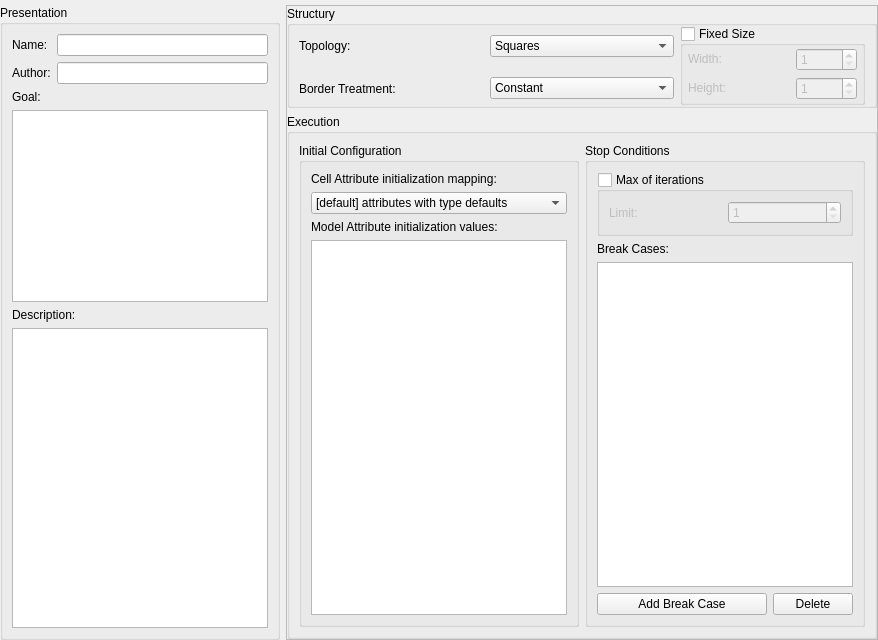
      <widget class="QWidget" name="tab_global_properties">
       <attribute name="title">
        <string>Model Properties</string>
       </attribute>
       <attribute name="toolTip">
        <string>&lt;html&gt;&lt;head/&gt;&lt;body&gt;&lt;p&gt;Defines the properties of the Cellular Automata model, such as: border treatment, initial configuration and stop conditions&lt;/p&gt;&lt;/body&gt;&lt;/html&gt;</string>
       </attribute>
       <layout class="QHBoxLayout" name="horizontalLayout_2">
        <property name="leftMargin">
         <number>0</number>
        </property>
        <property name="topMargin">
         <number>5</number>
        </property>
        <property name="rightMargin">
         <number>0</number>
        </property>
        <property name="bottomMargin">
         <number>0</number>
        </property>
        <item>
         <widget class="QGroupBox" name="gb_presentation">
          <property name="sizePolicy">
           <sizepolicy hsizetype="Preferred" vsizetype="Preferred">
            <horstretch>0</horstretch>
            <verstretch>0</verstretch>
           </sizepolicy>
          </property>
          <property name="minimumSize">
           <size>
            <width>280</width>
            <height>0</height>
           </size>
          </property>
          <property name="maximumSize">
           <size>
            <width>400</width>
            <height>16777215</height>
           </size>
          </property>
          <property name="title">
           <string>Presentation</string>
          </property>
          <property name="flat">
           <bool>false</bool>
          </property>
          <layout class="QGridLayout" name="gridLayout_31">
           <item row="0" column="0">
            <widget class="QLabel" name="lbl_model_name">
             <property name="text">
              <string>Name:</string>
             </property>
            </widget>
           </item>
           <item row="0" column="1">
            <widget class="QLineEdit" name="txt_model_name">
             <property name="text">
              <string/>
             </property>
            </widget>
           </item>
           <item row="1" column="0">
            <widget class="QLabel" name="lbl_model_author">
             <property name="text">
              <string>Author:</string>
             </property>
            </widget>
           </item>
           <item row="1" column="1">
            <widget class="QLineEdit" name="txt_author">
             <property name="text">
              <string/>
             </property>
            </widget>
           </item>
           <item row="2" column="0">
            <widget class="QLabel" name="lbl_model_goal">
             <property name="text">
              <string>Goal:</string>
             </property>
            </widget>
           </item>
           <item row="3" column="0" colspan="2">
            <widget class="QPlainTextEdit" name="txt_goal">
             <property name="plainText">
              <string/>
             </property>
            </widget>
           </item>
           <item row="4" column="0" colspan="2">
            <widget class="QLabel" name="lbl_model_description">
             <property name="text">
              <string>Description:</string>
             </property>
            </widget>
           </item>
           <item row="5" column="0" colspan="2">
            <widget class="QPlainTextEdit" name="txt_model_description">
             <property name="minimumSize">
              <size>
               <width>0</width>
               <height>300</height>
              </size>
             </property>
             <property name="plainText">
              <string/>
             </property>
            </widget>
           </item>
          </layout>
         </widget>
        </item>
        <item>
         <widget class="QFrame" name="fr_structury_execution">
          <property name="minimumSize">
           <size>
            <width>500</width>
            <height>0</height>
           </size>
          </property>
          <property name="frameShape">
           <enum>QFrame::StyledPanel</enum>
          </property>
          <property name="frameShadow">
           <enum>QFrame::Raised</enum>
          </property>
          <layout class="QGridLayout" name="gridLayout_14">
           <property name="leftMargin">
            <number>0</number>
           </property>
           <property name="topMargin">
            <number>0</number>
           </property>
           <property name="rightMargin">
            <number>0</number>
           </property>
           <property name="bottomMargin">
            <number>0</number>
           </property>
           <item row="0" column="0">
            <widget class="QGroupBox" name="gb_structury">
             <property name="sizePolicy">
              <sizepolicy hsizetype="Preferred" vsizetype="Maximum">
               <horstretch>0</horstretch>
               <verstretch>0</verstretch>
              </sizepolicy>
             </property>
             <property name="minimumSize">
              <size>
               <width>0</width>
               <height>81</height>
              </size>
             </property>
             <property name="styleSheet">
              <string notr="true"/>
             </property>
             <property name="title">
              <string>Structury</string>
             </property>
             <property name="flat">
              <bool>false</bool>
             </property>
             <layout class="QGridLayout" name="gridLayout_15">
              <property name="topMargin">
               <number>0</number>
              </property>
              <property name="bottomMargin">
               <number>0</number>
              </property>
              <item row="0" column="1">
               <widget class="QComboBox" name="cb_topology">
                <property name="currentText">
                 <string>Squares</string>
                </property>
                <property name="currentIndex">
                 <number>1</number>
                </property>
                <item>
                 <property name="text">
                  <string>Triangles</string>
                 </property>
                </item>
                <item>
                 <property name="text">
                  <string>Squares</string>
                 </property>
                </item>
                <item>
                 <property name="text">
                  <string>Hexagons</string>
                 </property>
                </item>
               </widget>
              </item>
              <item row="0" column="0">
               <widget class="QLabel" name="lbl_topology">
                <property name="text">
                 <string>Topology:</string>
                </property>
               </widget>
              </item>
              <item row="1" column="0">
               <widget class="QLabel" name="lbl_border_treatment">
                <property name="text">
                 <string>Border Treatment:</string>
                </property>
               </widget>
              </item>
              <item row="1" column="1">
               <widget class="QComboBox" name="cb_border_treatment">
                <property name="currentIndex">
                 <number>0</number>
                </property>
                <item>
                 <property name="text">
                  <string>Constant</string>
                 </property>
                </item>
                <item>
                 <property name="text">
                  <string>Torus</string>
                 </property>
                </item>
               </widget>
              </item>
              <item row="0" column="2" rowspan="2">
               <widget class="QGroupBox" name="gb_fixed_size">
                <property name="enabled">
                 <bool>true</bool>
                </property>
                <property name="title">
                 <string>Fixed Size</string>
                </property>
                <property name="checkable">
                 <bool>true</bool>
                </property>
                <property name="checked">
                 <bool>false</bool>
                </property>
                <layout class="QGridLayout" name="gridLayout_16">
                 <property name="leftMargin">
                  <number>5</number>
                 </property>
                 <property name="topMargin">
                  <number>2</number>
                 </property>
                 <property name="rightMargin">
                  <number>5</number>
                 </property>
                 <property name="bottomMargin">
                  <number>2</number>
                 </property>
                 <item row="1" column="2">
                  <widget class="QSpinBox" name="sb_height">
                   <property name="minimum">
                    <number>1</number>
                   </property>
                   <property name="maximum">
                    <number>10000</number>
                   </property>
                  </widget>
                 </item>
                 <item row="1" column="0">
                  <widget class="QLabel" name="lbl_height">
                   <property name="sizePolicy">
                    <sizepolicy hsizetype="Preferred" vsizetype="Fixed">
                     <horstretch>0</horstretch>
                     <verstretch>0</verstretch>
                    </sizepolicy>
                   </property>
                   <property name="text">
                    <string>Height:</string>
                   </property>
                  </widget>
                 </item>
                 <item row="0" column="2">
                  <widget class="QSpinBox" name="sb_width">
                   <property name="minimum">
                    <number>1</number>
                   </property>
                   <property name="maximum">
                    <number>10000</number>
                   </property>
                  </widget>
                 </item>
                 <item row="0" column="0" colspan="2">
                  <widget class="QLabel" name="lbl_width">
                   <property name="sizePolicy">
                    <sizepolicy hsizetype="Preferred" vsizetype="Fixed">
                     <horstretch>0</horstretch>
                     <verstretch>0</verstretch>
                    </sizepolicy>
                   </property>
                   <property name="text">
                    <string>Width:</string>
                   </property>
                  </widget>
                 </item>
                </layout>
               </widget>
              </item>
             </layout>
            </widget>
           </item>
           <item row="1" column="0">
            <widget class="QGroupBox" name="gb_execution">
             <property name="title">
              <string>Execution</string>
             </property>
             <layout class="QGridLayout" name="gridLayout_32">
              <item row="0" column="0">
               <widget class="QGroupBox" name="gb_initial_configuration">
                <property name="minimumSize">
                 <size>
                  <width>230</width>
                  <height>0</height>
                 </size>
                </property>
                <property name="title">
                 <string>Initial Configuration</string>
                </property>
                <property name="flat">
                 <bool>true</bool>
                </property>
                <layout class="QGridLayout" name="gridLayout_19">
                 <item row="0" column="0">
                  <widget class="QLabel" name="lbl_cell_attribute_initialization">
                   <property name="text">
                    <string>Cell Attribute initialization mapping:</string>
                   </property>
                  </widget>
                 </item>
                 <item row="1" column="0">
                  <widget class="QComboBox" name="cb_cell_attribute_initialization">
                   <item>
                    <property name="text">
                     <string>[default] attributes with type defaults</string>
                    </property>
                   </item>
                  </widget>
                 </item>
                 <item row="2" column="0">
                  <widget class="QLabel" name="lbl_model_attribute_initialization">
                   <property name="text">
                    <string>Model Attribute initialization values:</string>
                   </property>
                  </widget>
                 </item>
                 <item row="3" column="0">
                  <widget class="QListWidget" name="lw_model_attributes_2"/>
                 </item>
                </layout>
               </widget>
              </item>
              <item row="0" column="1">
               <widget class="QGroupBox" name="gb_stop_conditions">
                <property name="minimumSize">
                 <size>
                  <width>230</width>
                  <height>0</height>
                 </size>
                </property>
                <property name="title">
                 <string>Stop Conditions</string>
                </property>
                <property name="flat">
                 <bool>true</bool>
                </property>
                <layout class="QGridLayout" name="gridLayout_20">
                 <item row="0" column="0" colspan="2">
                  <widget class="QGroupBox" name="gb_max_interations">
                   <property name="title">
                    <string>Max of iterations</string>
                   </property>
                   <property name="flat">
                    <bool>false</bool>
                   </property>
                   <property name="checkable">
                    <bool>true</bool>
                   </property>
                   <property name="checked">
                    <bool>false</bool>
                   </property>
                   <layout class="QGridLayout" name="gridLayout_18">
                    <item row="0" column="0">
                     <widget class="QLabel" name="lbl_limit">
                      <property name="text">
                       <string>Limit:</string>
                      </property>
                     </widget>
                    </item>
                    <item row="0" column="1">
                     <widget class="QSpinBox" name="sb_limit">
                      <property name="minimum">
                       <number>1</number>
                      </property>
                      <property name="maximum">
                       <number>10000</number>
                      </property>
                     </widget>
                    </item>
                   </layout>
                  </widget>
                 </item>
                 <item row="2" column="0" colspan="2">
                  <widget class="QListWidget" name="lw_break_cases">
                   <property name="minimumSize">
                    <size>
                     <width>220</width>
                     <height>0</height>
                    </size>
                   </property>
                  </widget>
                 </item>
                 <item row="3" column="0">
                  <widget class="QPushButton" name="pb_add_break_case">
                   <property name="text">
                    <string>Add Break Case</string>
                   </property>
                  </widget>
                 </item>
                 <item row="3" column="1">
                  <widget class="QPushButton" name="pb_delete_break_case">
                   <property name="sizePolicy">
                    <sizepolicy hsizetype="Maximum" vsizetype="Fixed">
                     <horstretch>0</horstretch>
                     <verstretch>0</verstretch>
                    </sizepolicy>
                   </property>
                   <property name="text">
                    <string>Delete</string>
                   </property>
                  </widget>
                 </item>
                 <item row="1" column="0">
                  <widget class="QLabel" name="lbl_break_cases">
                   <property name="text">
                    <string>Break Cases:</string>
                   </property>
                  </widget>
                 </item>
                </layout>
               </widget>
              </item>
             </layout>
            </widget>
           </item>
          </layout>
         </widget>
        </item>
       </layout>
      </widget>
